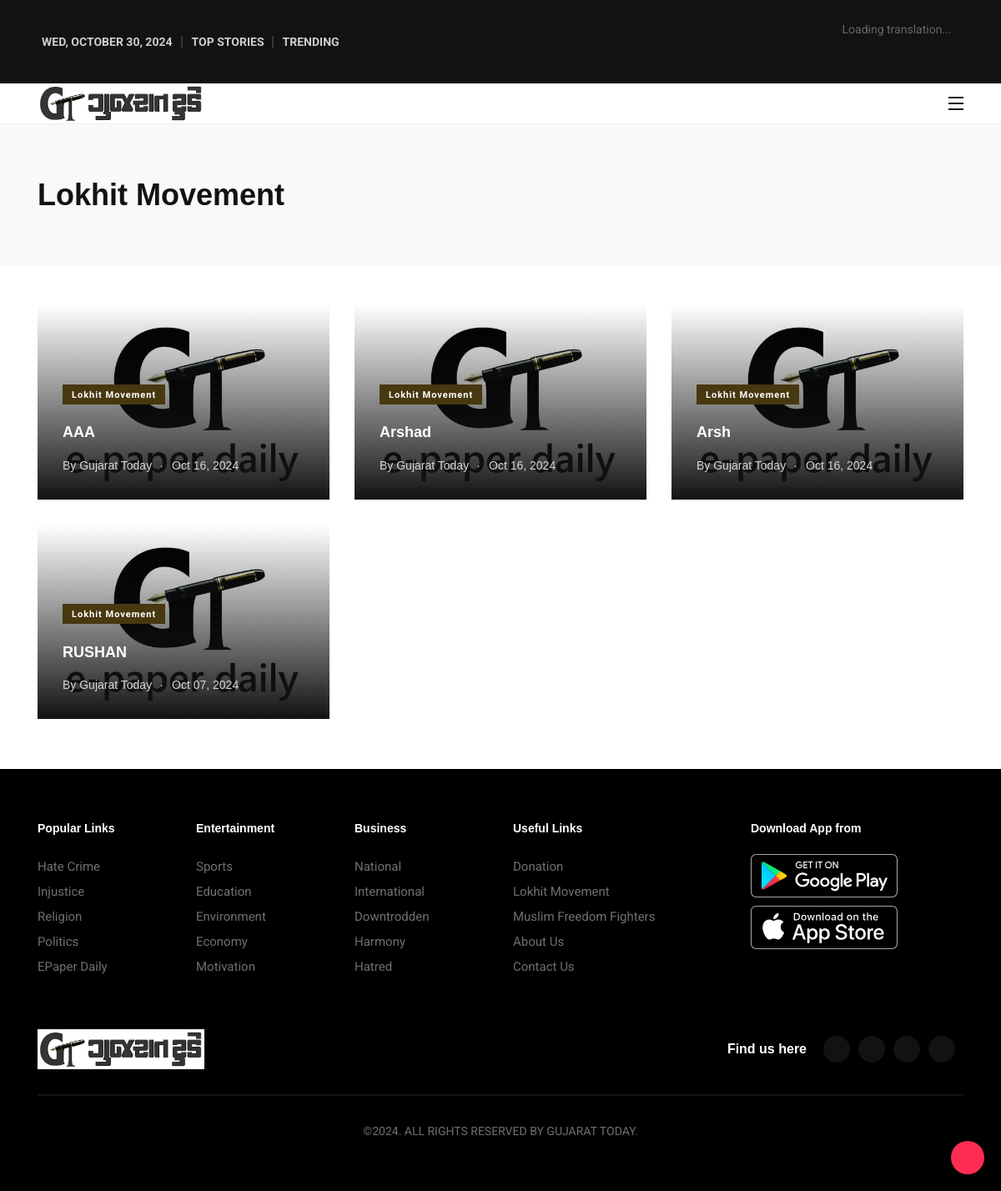
Page /lokhit-movement/ on the committed database.
### myapp/models.py (models this page shows, shortened)
class SiteLogo(models.Model):
    logo = models.ImageField(upload_to='logos/')  # Directory where logos will be uploaded
    alt_text = models.CharField(max_length=255, blank=True, null=True)

class Lokhitmovement(models.Model):
    title = models.CharField(max_length=255)
    pdf = models.FileField(upload_to='documents/')
    uploaded_at = models.DateTimeField(auto_now_add=True)
    name = models.CharField(max_length=255, default="Lokhit Movement")
    class Meta:
        ordering = ['-uploaded_at']
    def __str__(self):
        return self.title

### myapp/views.py (the view)
# urls.py: path('lokhit-movement/', lokhitmovement_view, name='lokhitmovement_view'),
def lokhitmovement_view(request):
    logo = SiteLogo.objects.all()
    lokhitmovement = Lokhitmovement.objects.all()
    items_per_page = 12  # Adjust the number of items per page if needed
    paginator = Paginator(lokhitmovement, items_per_page)
    page_number = request.GET.get('page', 1)  # Get current page number from request
    page_obj = paginator.get_page(page_number)
    print("All lokhitmovement", lokhitmovement)
    return render(request, 'lokhit-movement.html', {'logo': logo, 'lokhitmovement': page_obj})

### templates/lokhit-movement.html (shortened to what this page needs)
{% extends 'base.html' %}
{% block start %}
<section class="banner banner__default bg-grey-light-three">
    <div class="container">
        <div class="row align-items-center">
            <div class="col-lg-12">
                <div class="post-title-wrapper">
                    <h2 class="m-b-xs-0 axil-post-title hover-line">Lokhit Movement</h2>
                </div>
            </div>
        </div>
    </div>
</section>
<section class="section-gap section-gap-top__with-text trending-stories">
    <div class="container">
        <div class="row">
            {% for document in lokhitmovement %}
            <div class="col-lg-4">
                <div class="axil-img-container m-b-xs-30">
                    <a href="{{ document.pdf.url }}" class="d-block" target="_blank">
                        {% load static %}
                        <img src="{% static 'images/gt-epaper-daily.jpg' %}" alt="ePaper PDF" class="w-100">
                        <div class="grad-overlay"></div>
                    </a>
                    <div class="media post-block position-absolute">
                        <div class="media-body">
                            <div class="post-cat-group m-b-xs-10">
                                <a href="#" class="post-cat cat-btn" style="background-color: #473810;">
                                    Lokhit Movement
                                </a>
                            </div>
                            <div class="axil-media-bottom">
                                <h3 class="axil-post-title hover-line hover-line">
                                    <a href="{{ document.pdf.url }}" target="_blank">{{ document.title }}</a>
                                </h3>
                                <div class="post-metas">
                                    <ul class="list-inline">
                                        <li>By <a href="#">Gujarat Today</a></li>
                                        <li><i class="dot">.</i>{{ document.uploaded_at|date:"M d, Y" }}</li>
                                    </ul>
                                </div>
                            </div>
                        </div>
                    </div>
                </div>
            </div>
            {% endfor %}
        </div>
    </div>
</section>
{% endblock %}

### templates/base.html (shortened to what this page needs)
{% load static %}
<!DOCTYPE html>
<html lang="en">
<head>
	<link rel="stylesheet" href="https://stackpath.bootstrapcdn.com/bootstrap/4.5.2/css/bootstrap.min.css">
	<link rel="stylesheet" type="text/css" href="{% static 'css/fontawesome-all.min.css' %}">
	<link rel="stylesheet" type="text/css" href="{% static 'css/iconfont.css' %}">
	<link rel="stylesheet" type="text/css" href="{% static 'css/vendor/bootstrap.min.css' %}">
	<link rel="stylesheet" href="{% static 'css/vendor/owl.carousel.min.css' %}">
	<link rel="stylesheet" type="text/css" href="{% static 'css/vendor/magnific-popup.css' %}">
	<link rel="stylesheet" type="text/css" href="{% static 'css/vendor/animate.css' %}">
	<link rel="stylesheet" type="text/css" href="{% static 'css/vendor/slick.css' %}">
	<link rel="stylesheet" type="text/css" href="{% static 'css/style.css' %}">
	<link rel="stylesheet" type="text/css" href="{% static 'css/loader.css' %}">
	<link rel="stylesheet" href="https://cdnjs.cloudflare.com/ajax/libs/animate.css/4.1.1/animate.min.css" />
	<link rel="stylesheet"
		href="https://cdnjs.cloudflare.com/ajax/libs/OwlCarousel2/2.3.4/assets/owl.carousel.min.css" />
	<link rel="stylesheet"
		href="https://cdnjs.cloudflare.com/ajax/libs/OwlCarousel2/2.3.4/assets/owl.theme.default.min.css" />
</head>
<body>
	<div class="main-content">
		<header class="page-header">
			<div class="header-top bg-grey-dark-one">
				<div class="container">
					<div class="row align-items-center">
						<div class="col-lg-10 col-7">
							<b class="current-date text-uppercase mr-2" id="current-date"></b> <span
								class="top-head-category">|</span>
							<a href="/top-stories/"><b class="current-date text-uppercase p-2 top-head-category">Top
									Stories
									 </b></a> <span class="top-head-category">|</span>
							<a href="/trending-news/"><b
									class="current-date text-uppercase p-2 top-head-category">Trending  </b></a>
						</div>
						<div class="col-lg-2 col-5 text-right">
							<div id="google_translate_element">
								<p id="loading_message">Loading
									translation...</p>
							</div>
						</div>
					</div>
				</div>
			</div>
			<nav class="navbar bg-white">
				<div class="container">
					<div class="navbar-inner">
						<div class="brand-logo-container">
							<a href="{% url 'index' %}">
								{% for logo in logo %}
								<img src="{{ logo.logo.url }}" alt="{{ logo.alt_text }}" class="brand-logo">
								{% endfor %}
							</a>
						</div>
						<div class="navbar-extra-features ml-auto">
							<a href="#side-nav-toggler" class="side-nav-toggler" id="side-nav-toggler">
								<span></span>
								<span></span>
								<span></span>
							</a>
						</div>
						<div class="main-nav-toggler" id="goTopBtn" onclick="goToTop()">
						</div>
					</div>
				</div>
			</nav>
		</header>
	</div>
	{% block start %}
	{% endblock %}
	<footer class="page-footer bg-grey-dark-key">
		<div class="container">
			<div class="footer-top">
				<div class="row">
					<div class="col-lg-2 col-md-4 col-6">
						<div class="footer-widget">
							<h2 class="footer-widget-title">
								Popular Links
							</h2>
							<ul class="footer-nav">
								<li><a href="/hate-crime">Hate Crime</a></li>
								<li><a href="/injustice">Injustice</a></li>
								<li><a href="/religion">Religion</a></li>
								<li><a href="/politics">Politics</a></li>
								<li><a href="/epaper-daily">EPaper Daily</a></li>
							</ul>
						</div>
					</div>
					<div class="col-lg-2 col-md-4 col-6">
						<div class="footer-widget">
							<h2 class="footer-widget-title">
								Entertainment
							</h2>
							<ul class="footer-nav">
								<li><a href="/sports">Sports</a></li>
								<li><a href="/education">Education</a></li>
								<li><a href="/environment">Environment</a></li>
								<li><a href="/economy">Economy</a></li>
								<li><a href="/motivation">Motivation</a></li>
							</ul>
						</div>
					</div>
					<div class="col-lg-2 col-md-4 col-6">
						<div class="footer-widget">
							<h2 class="footer-widget-title">
								Business
							</h2>
							<ul class="footer-nav">
								<li><a href="/national">National</a></li>
								<li><a href="/international">International</a></li>
								<li><a href="/downtrodden">Downtrodden</a></li>
								<li><a href="/harmony">Harmony</a></li>
								<li><a href="/hatred">Hatred</a></li>
							</ul>
						</div>
					</div>
					<div class="col-lg-3 col-md-4 col-6">
						<div class="footer-widget">
							<h2 class="footer-widget-title">
								Useful Links
							</h2>
							<ul class="footer-nav">
								<li><a href="/donation">Donation</a></li>
								<li><a href="/lokhit-movement">Lokhit Movement</a></li>
								<li><a href="/muslim-freedom-fighters">Muslim Freedom Fighters</a></li>
								<li><a href="/about-us">About Us</a></li>
								<li><a href="/contact">Contact Us</a></li>
							</ul>
						</div>
					</div>
					<div class="col-lg-2 col-md-4 col-12">
						<div class="footer-widget app-img">
							<h2 class="footer-widget-title">
								Download App from
							</h2>
							<a target="_blank" href="#" rel="noopener noreferrer"><img loading="lazy"
									src="/static/images/playstore.svg" height="52" width="176"
									alt="Download android app - Divya Bhaskar" class="mb-3 m-r-xs-10"></a>
							<a target="_blank" href="#" rel="noopener noreferrer"><img loading="lazy" class="mb-3"
									src="/static/images/ios.svg" height="52" width="176"
									alt="Download android app - Divya Bhaskar"></a>
						</div>
					</div>
				</div>
			</div>
			<div class="footer-mid">
				<div class="row align-items-center">
					<div class="col-md">
						<div class="footer-logo-container">
							<a href="{% url 'index' %}">
								{% for logo in logo %}
								<img src="{{ logo.logo.url }}" alt="{{ logo.alt_text }}" class="brand-logo">
								{% endfor %}
							</a>
						</div>
					</div>
					<div class="col-md-auto">
						<div class="footer-social-share-wrapper">
							<div class="footer-social-share">
								<div class="axil-social-title">Find us here</div>
								<ul class="social-share social-share__with-bg">
									<li><a href="https://www.facebook.com/gujarattodaydaily" target="_blank"></a></li>
									<li><a href="https://x.com/gujarattoday" target="_blank"></a></li>
									<li><a href="https://www.instagram.com/gujarattodaydaily/" target="_blank"></a></li>
									<li><a href="https://www.youtube.com/channel/UCsYlCmM_grlXQjzUiAPWmEQ"
											target="_blank"></a></li>
								</ul>
							</div>
						</div>
					</div>
				</div>
			</div>
			<div class="footer-bottom">
				<p class="axil-copyright-txt justify-content-center text-uppercase">
					©<span id="currentYear"> </span>. All rights reserved by Gujarat Today.
				</p>
			</div>
		</div>
	</footer>
</body>
</html>

### rows in the picture
SiteLogo: logo (picture)
Lokhitmovement: title "AAA", uploaded_at "Oct 16, 2024"
Lokhitmovement: title "Arshad", uploaded_at "Oct 16, 2024"
Lokhitmovement: title "Arsh", uploaded_at "Oct 16, 2024"
Lokhitmovement: title "RUSHAN", uploaded_at "Oct 07, 2024"
